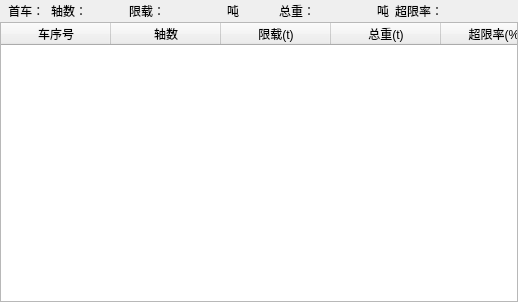
<?xml version="1.0" encoding="UTF-8"?>
<ui version="4.0">
 <class>FormWtInfo</class>
 <widget class="QWidget" name="FormWtInfo">
  <property name="geometry">
   <rect>
    <x>0</x>
    <y>0</y>
    <width>518</width>
    <height>302</height>
   </rect>
  </property>
  <property name="windowTitle">
   <string>Form</string>
  </property>
  <layout class="QVBoxLayout" name="verticalLayout">
   <property name="spacing">
    <number>0</number>
   </property>
   <property name="margin">
    <number>0</number>
   </property>
   <item>
    <widget class="QWidget" name="FormWtTotal" native="true">
     <layout class="QHBoxLayout" name="horizontalLayout">
      <property name="leftMargin">
       <number>5</number>
      </property>
      <property name="topMargin">
       <number>2</number>
      </property>
      <property name="rightMargin">
       <number>2</number>
      </property>
      <property name="bottomMargin">
       <number>2</number>
      </property>
      <item>
       <widget class="QLabel" name="label_2">
        <property name="sizePolicy">
         <sizepolicy hsizetype="Fixed" vsizetype="Preferred">
          <horstretch>30</horstretch>
          <verstretch>0</verstretch>
         </sizepolicy>
        </property>
        <property name="minimumSize">
         <size>
          <width>30</width>
          <height>0</height>
         </size>
        </property>
        <property name="text">
         <string> 首车：</string>
        </property>
       </widget>
      </item>
      <item>
       <widget class="QLabel" name="label_6">
        <property name="text">
         <string>轴数：</string>
        </property>
       </widget>
      </item>
      <item>
       <widget class="QLabel" name="lbAxisCount">
        <property name="sizePolicy">
         <sizepolicy hsizetype="Fixed" vsizetype="Preferred">
          <horstretch>0</horstretch>
          <verstretch>0</verstretch>
         </sizepolicy>
        </property>
        <property name="minimumSize">
         <size>
          <width>20</width>
          <height>0</height>
         </size>
        </property>
        <property name="text">
         <string/>
        </property>
       </widget>
      </item>
      <item>
       <widget class="QLabel" name="label_7">
        <property name="text">
         <string>限载：</string>
        </property>
       </widget>
      </item>
      <item>
       <widget class="QLabel" name="lbLimit">
        <property name="sizePolicy">
         <sizepolicy hsizetype="Fixed" vsizetype="Preferred">
          <horstretch>0</horstretch>
          <verstretch>0</verstretch>
         </sizepolicy>
        </property>
        <property name="minimumSize">
         <size>
          <width>40</width>
          <height>0</height>
         </size>
        </property>
        <property name="text">
         <string/>
        </property>
       </widget>
      </item>
      <item>
       <widget class="QLabel" name="label_4">
        <property name="text">
         <string>吨 </string>
        </property>
       </widget>
      </item>
      <item>
       <widget class="QLabel" name="label_5">
        <property name="sizePolicy">
         <sizepolicy hsizetype="Fixed" vsizetype="Preferred">
          <horstretch>30</horstretch>
          <verstretch>0</verstretch>
         </sizepolicy>
        </property>
        <property name="minimumSize">
         <size>
          <width>30</width>
          <height>0</height>
         </size>
        </property>
        <property name="text">
         <string>总重：</string>
        </property>
       </widget>
      </item>
      <item>
       <widget class="QLabel" name="lbWeight">
        <property name="sizePolicy">
         <sizepolicy hsizetype="Fixed" vsizetype="Preferred">
          <horstretch>0</horstretch>
          <verstretch>0</verstretch>
         </sizepolicy>
        </property>
        <property name="minimumSize">
         <size>
          <width>50</width>
          <height>0</height>
         </size>
        </property>
        <property name="text">
         <string/>
        </property>
       </widget>
      </item>
      <item>
       <widget class="QLabel" name="label_3">
        <property name="sizePolicy">
         <sizepolicy hsizetype="Fixed" vsizetype="Preferred">
          <horstretch>20</horstretch>
          <verstretch>0</verstretch>
         </sizepolicy>
        </property>
        <property name="text">
         <string>吨</string>
        </property>
       </widget>
      </item>
      <item>
       <widget class="QLabel" name="label">
        <property name="sizePolicy">
         <sizepolicy hsizetype="Fixed" vsizetype="Preferred">
          <horstretch>55</horstretch>
          <verstretch>0</verstretch>
         </sizepolicy>
        </property>
        <property name="minimumSize">
         <size>
          <width>55</width>
          <height>0</height>
         </size>
        </property>
        <property name="text">
         <string>超限率：</string>
        </property>
       </widget>
      </item>
      <item>
       <widget class="QLabel" name="lbOverRate">
        <property name="sizePolicy">
         <sizepolicy hsizetype="Fixed" vsizetype="Preferred">
          <horstretch>0</horstretch>
          <verstretch>0</verstretch>
         </sizepolicy>
        </property>
        <property name="minimumSize">
         <size>
          <width>60</width>
          <height>0</height>
         </size>
        </property>
        <property name="text">
         <string/>
        </property>
       </widget>
      </item>
     </layout>
    </widget>
   </item>
   <item>
    <widget class="QTableWidget" name="tableWidget">
     <property name="verticalScrollBarPolicy">
      <enum>Qt::ScrollBarAlwaysOff</enum>
     </property>
     <property name="horizontalScrollBarPolicy">
      <enum>Qt::ScrollBarAlwaysOff</enum>
     </property>
     <property name="autoScroll">
      <bool>false</bool>
     </property>
     <property name="editTriggers">
      <set>QAbstractItemView::NoEditTriggers</set>
     </property>
     <property name="selectionMode">
      <enum>QAbstractItemView::SingleSelection</enum>
     </property>
     <property name="selectionBehavior">
      <enum>QAbstractItemView::SelectRows</enum>
     </property>
     <attribute name="horizontalHeaderDefaultSectionSize">
      <number>110</number>
     </attribute>
     <attribute name="verticalHeaderVisible">
      <bool>false</bool>
     </attribute>
     <column>
      <property name="text">
       <string>车序号</string>
      </property>
     </column>
     <column>
      <property name="text">
       <string>轴数</string>
      </property>
     </column>
     <column>
      <property name="text">
       <string>限载(t)</string>
      </property>
     </column>
     <column>
      <property name="text">
       <string>总重(t)</string>
      </property>
     </column>
     <column>
      <property name="text">
       <string>超限率(%)</string>
      </property>
     </column>
     <column>
      <property name="text">
       <string>速度(Km/h)</string>
      </property>
     </column>
     <column>
      <property name="text">
       <string>状态</string>
      </property>
     </column>
    </widget>
   </item>
  </layout>
 </widget>
 <resources/>
 <connections/>
</ui>
